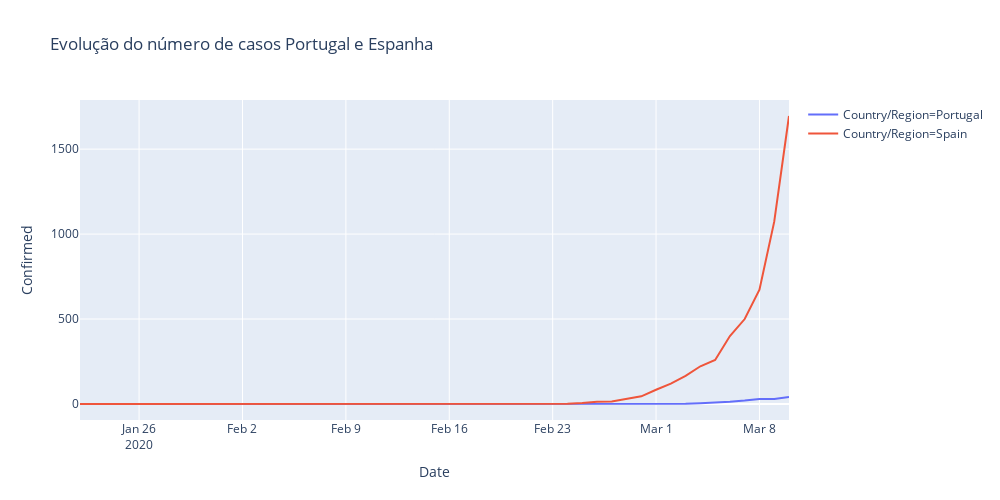

Notebook code for this chart:
### Code cell
temp = full_table.loc[((full_table['Country/Region']=='Spain')| (full_table['Country/Region']=='Portugal'))]
temp = temp.groupby(['Country/Region', 'Date'])['Confirmed', 'Deaths', 'Recovered'].sum()

temp = temp.reset_index()


fig = px.line(temp, x="Date", y="Confirmed", color='Country/Region',  height=500,width=1000,
             title='Evolução do número de casos Portugal e Espanha')
fig.show()

### Figure 1 — Plotly figure (JSON) as saved in the notebook; plotly's stock layout.template omitted (floating-point values rounded to 4 significant figures)
{"data": [{"hoverlabel": {"namelength": 0}, "hovertemplate": "Country/Region=Portugal<br>Date=%{x}<br>Confirmed=%{y}", "legendgroup": "Country/Region=Portugal", "line": {"color": "#636efa", "dash": "solid"}, "mode": "lines", "name": "Country/Region=Portugal", "showlegend": true, "type": "scatter", "x": ["2020-01-22T00:00:00", "2020-01-23T00:00:00", "2020-01-24T00:00:00", "2020-01-25T00:00:00", "2020-01-26T00:00:00", "2020-01-27T00:00:00", "2020-01-28T00:00:00", "2020-01-29T00:00:00", "2020-01-30T00:00:00", "2020-01-31T00:00:00", "2020-02-01T00:00:00", "2020-02-02T00:00:00", "2020-02-03T00:00:00", "2020-02-04T00:00:00", "2020-02-05T00:00:00", "2020-02-06T00:00:00", "2020-02-07T00:00:00", "2020-02-08T00:00:00", "2020-02-09T00:00:00", "2020-02-10T00:00:00", "2020-02-11T00:00:00", "2020-02-12T00:00:00", "2020-02-13T00:00:00", "2020-02-14T00:00:00", "2020-02-15T00:00:00", "2020-02-16T00:00:00", "2020-02-17T00:00:00", "2020-02-18T00:00:00", "2020-02-19T00:00:00", "2020-02-20T00:00:00", "2020-02-21T00:00:00", "2020-02-22T00:00:00", "2020-02-23T00:00:00", "2020-02-24T00:00:00", "2020-02-25T00:00:00", "2020-02-26T00:00:00", "2020-02-27T00:00:00", "2020-02-28T00:00:00", "2020-02-29T00:00:00", "2020-03-01T00:00:00", "2020-03-02T00:00:00", "2020-03-03T00:00:00", "2020-03-04T00:00:00", "2020-03-05T00:00:00", "2020-03-06T00:00:00", "2020-03-07T00:00:00", "2020-03-08T00:00:00", "2020-03-09T00:00:00", "2020-03-10T00:00:00"], "xaxis": "x", "y": [0, 0, 0, 0, 0, 0, 0, 0, 0, 0, 0, 0, 0, 0, 0, 0, 0, 0, 0, 0, 0, 0, 0, 0, 0, 0, 0, 0, 0, 0, 0, 0, 0, 0, 0, 0, 0, 0, 0, 0, 2, 2, 5, 8, 13, 20, 30, 30, 41], "yaxis": "y"}, {"hoverlabel": {"namelength": 0}, "hovertemplate": "Country/Region=Spain<br>Date=%{x}<br>Confirmed=%{y}", "legendgroup": "Country/Region=Spain", "line": {"color": "#EF553B", "dash": "solid"}, "mode": "lines", "name": "Country/Region=Spain", "showlegend": true, "type": "scatter", "x": ["2020-01-22T00:00:00", "2020-01-23T00:00:00", "2020-01-24T00:00:00", "2020-01-25T00:00:00", "2020-01-26T00:00:00", "2020-01-27T00:00:00", "2020-01-28T00:00:00", "2020-01-29T00:00:00", "2020-01-30T00:00:00", "2020-01-31T00:00:00", "2020-02-01T00:00:00", "2020-02-02T00:00:00", "2020-02-03T00:00:00", "2020-02-04T00:00:00", "2020-02-05T00:00:00", "2020-02-06T00:00:00", "2020-02-07T00:00:00", "2020-02-08T00:00:00", "2020-02-09T00:00:00", "2020-02-10T00:00:00", "2020-02-11T00:00:00", "2020-02-12T00:00:00", "2020-02-13T00:00:00", "2020-02-14T00:00:00", "2020-02-15T00:00:00", "2020-02-16T00:00:00", "2020-02-17T00:00:00", "2020-02-18T00:00:00", "2020-02-19T00:00:00", "2020-02-20T00:00:00", "2020-02-21T00:00:00", "2020-02-22T00:00:00", "2020-02-23T00:00:00", "2020-02-24T00:00:00", "2020-02-25T00:00:00", "2020-02-26T00:00:00", "2020-02-27T00:00:00", "2020-02-28T00:00:00", "2020-02-29T00:00:00", "2020-03-01T00:00:00", "2020-03-02T00:00:00", "2020-03-03T00:00:00", "2020-03-04T00:00:00", "2020-03-05T00:00:00", "2020-03-06T00:00:00", "2020-03-07T00:00:00", "2020-03-08T00:00:00", "2020-03-09T00:00:00", "2020-03-10T00:00:00"], "xaxis": "x", "y": [0, 0, 0, 0, 0, 0, 0, 0, 0, 0, 1, 1, 1, 1, 1, 1, 1, 1, 2, 2, 2, 2, 2, 2, 2, 2, 2, 2, 2, 2, 2, 2, 2, 2, 6, 13, 15, 32, 45, 84, 120, 165, 222, 259, 400, 500, 673, 1073, 1695], "yaxis": "y"}], "layout": {"height": 500, "legend": {"tracegroupgap": 0}, "title": {"text": "Evolução do número de casos Portugal e Espanha"}, "width": 1000, "xaxis": {"anchor": "y", "autorange": true, "domain": [0, 1], "range": ["2020-01-22", "2020-03-10"], "title": {"text": "Date"}, "type": "date"}, "yaxis": {"anchor": "x", "autorange": true, "domain": [0, 1], "range": [-94.17, 1789.0], "title": {"text": "Confirmed"}, "type": "linear"}}}
